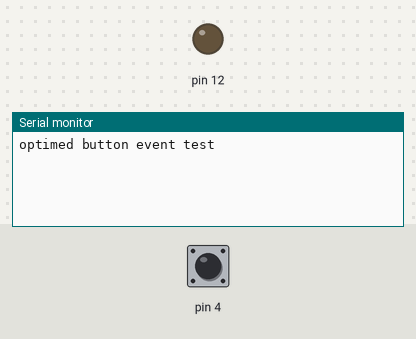
Bench run of a sketch on a simulated Arduino Uno, built with avr-gcc and run on an emulated ATmega328P. Shown: output pins drawn as LEDs (lit = HIGH), the last lines printed to the serial monitor. Inputs (shaded band) come from the test bench; at power-on: pin 4 HIGH.

Above: at 1.7 s.
1.8 s: pin 4 pulled LOW for 0.15 s
At 3.2 s:
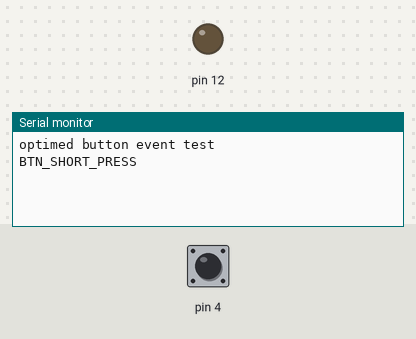
3.5 s: pin 4 pulled LOW for 1 s
At 5.8 s:
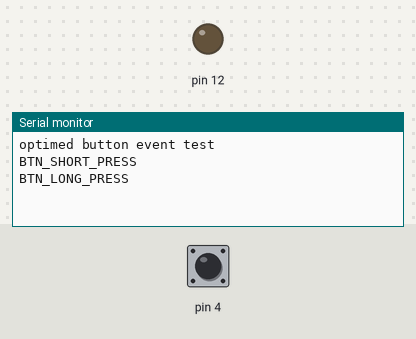
6.1 s: pin 4 driven LOW
At 7.83 s:
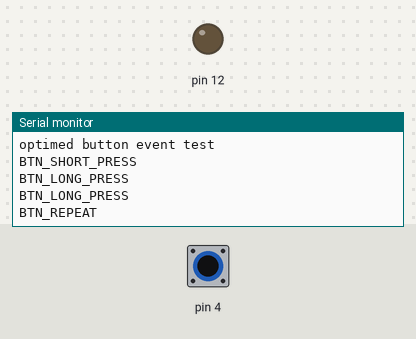

Measured:
- after the input at 1.8 s, the serial monitor: prints a new line after 0.25 s (image 1)
- after the input at 3.5 s, the serial monitor: prints a new line after 1.1 s (image 2)
- after the input at 6.1 s, the serial monitor: prints a new line after 1.6 s (image 3)

The sketch:

OpTimed.ino
```cpp
#include "src/HardwareMap.h"
#include "src/Input/PushButton.h"
#include "src/Output/Led.h"


PushButton buttonPower;
Led ledPower;

void setup() {
  // put your setup code here, to run once:
  Serial.begin(9600);
  delay(500);

  buttonPower.begin(DigitalInput::BUTTON_POWER);
  ledPower.begin(DigitalOutput::POWER_LED);

  Serial.println("optimed button event test");
}

void loop() {
  // put your main code here, to run repeatedly:
  // read button state
  buttonPower.readState();

  // update button event depent button state
  ButtonEvent event = buttonPower.update();

  // check event Button
  switch (event) {
    case BTN_LONG_PRESS:
      Serial.println("BTN_LONG_PRESS ");
      break;

    case BTN_REPEAT:
      Serial.println("BTN_REPEAT");
      break;

    case BTN_SHORT_PRESS:
      Serial.println("BTN_SHORT_PRESS");
      break;

    case BTN_NONE:
      // do nothing
      break;
  }
}
```

HardwareMap.h
```cpp
#pragma once
/*
single source of truth for every pin.
no logic here, ever, every other file includes THIS instead of
writing a raw pin number
*/
#include <stdint.h>
#include <Arduino.h>

constexpr uint8_t RTC_SQW_PIN = 2;

namespace DigitalInput {
enum Pin : uint8_t {
  BUTTON_POWER = 4,
  BUTTON_SELECT,
  BUTTON_NEXT,
  BUTTON_UP,
  BUTTON_DOWN,
};
}

namespace DigitalOutput {
enum Pin : uint8_t {
  BUZZER = 3,
  OE = 9,
  POWER_LED = 12,
};
}


namespace ShiftRegister {
enum Pin : uint8_t {
  DATA = 11,
  CLOCK = 13,
  LATCH = 10,
};
}
```

InputManager.cpp
```cpp
#include <Arduino.h>
#include <stdint.h>

#include "InputManager.h"
#include "../HardwareMap.h"

void InputManager::begin(uint8_t pin) {
  this->pin = pin;
  pinMode(this->pin, INPUT_PULLUP);
}

void InputManager::readState() {
  bool currentInputState = digitalRead(pin);

  if (currentInputState != lastInputState) {
    lastTimeStateChanged = millis();
  }

  if ((millis() - lastTimeStateChanged) > debounceTimeMs) {

    if (currentInputState != stableinputState) {
      stableinputState = currentInputState;
    }
  }
  lastInputState = currentInputState;
}

bool InputManager::isActive() const {
  return stableinputState == LOW;
}
```

InputManager.h
```cpp
#pragma once

#include <Arduino.h>
#include <stdint.h>

#include "../Config.h"
#include "../HardwareMap.h"

class InputManager {
private:
  uint8_t pin;

  bool lastInputState = HIGH;
  bool stableinputState = HIGH;

  unsigned long lastTimeStateChanged = 0;
  unsigned long debounceTimeMs = SystemTiming::DEBOUNCE_MS;

public:
  void begin(uint8_t pin);
  void readState();
  bool isActive() const;
};
```

PushButton.cpp
```cpp
#include <Arduino.h>
#include "PushButton.h"

void PushButton::begin(uint8_t pin) {
  this->input.begin(pin);

  // init first state private variable value
  wasPressed = false;
  longPressSent = false;
  repeatStarted = false;

  pressStartTime = 0;
  lastRepeatTime = 0;
}

void PushButton::readState() {
  input.readState();
}

bool PushButton::isPressed() const {
  return input.isActive();
}

ButtonEvent PushButton::update() {

  // record millis
  const unsigned long now = millis();

  // state push button
  const bool pressed = isPressed();

  // button has just been pressed.
  if (pressed && !wasPressed) {
    // record start press time
    pressStartTime = now;

    // record last repeat time
    lastRepeatTime = now;

    // this condition is not long press button event, set false
    longPressSent = false;

    // this condition is not repeat button event, set false
    repeatStarted = false;

    // this condition is button pressed, set true
    wasPressed = true;

    // return button event BTN_NONE
    return BTN_NONE;
  }

  // button is currently hold.
  if (pressed && wasPressed) {

    // record start hhold time
    const unsigned long heldTime = now - pressStartTime;

    // long press event : emit once
    if (!longPressSent && heldTime >= SystemTiming::LONGPRESS_MS) {

      // button pressed more than timing LONGPRESS_MS, set true.
      longPressSent = true;

      // this condition not repeat event, set false
      repeatStarted = false;

      // update last repeat time
      lastRepeatTime = now;

      // return ButtonEvent : BTN_LONG_PRESS
      return BTN_LONG_PRESS;
    }

    // repeat event begin after REPEAT_START_MS
    if (longPressSent) {

      // record repeat time
      const unsigned long repeatTime = now - lastRepeatTime;

      // first time repeat start event
      if (!repeatStarted) {

        // ButtonEvent Repeat is started after REPEAT_START_MS
        if (heldTime >= SystemTiming::LONGPRESS_MS + SystemTiming::REPEAT_START_MS) {

          // this condition repeat, set true
          repeatStarted = true;

          // update last repeat time
          lastRepeatTime = now;

          // return ButtonEvent : BTN_REPEAT
          return BTN_REPEAT;
        }

        // condition for continuous repeat after REPEAT_INTERVAL_MS
      } else if (repeatTime >= SystemTiming::REPEAT_INTERVAL_MS) {

        // update repeat time
        lastRepeatTime = now;

        // return ButtonEvent : BTN_REPEAT
        return BTN_REPEAT;
      }
    }

    // return ButtonEvent : BTN_NONE
    return BTN_NONE;
  }

  // button has just been released
  if (!pressed && wasPressed) {

    // record held time
    const unsigned long heldTime = now - pressStartTime;

    // update state for button is released
    wasPressed = false;

    // if long press was already emitted, don't generate a short press
    if (longPressSent) {

      // long press state, set false
      longPressSent = false;

      // repeat state , set false
      repeatStarted = false;

      // ButtonEvent : BTN_NONE
      return BTN_NONE;
    }

    // release before long-press threshold
    if (heldTime < SystemTiming::LONGPRESS_MS) {

      // ButtonEvent:BTN_SHORT_PRESS
      return BTN_SHORT_PRESS;
    }

    // ButtonEvent :BTN_NONE
    return BTN_NONE;
  }

  // ButtonEvent : BTN_NONE
  return BTN_NONE;
}
```

PushButton.h
```cpp
#pragma once

#include <Arduino.h>

#include "InputManager.h"
#include "../HardwareMap.h"

enum ButtonEvent : uint8_t {
  BTN_NONE = 0,
  BTN_SHORT_PRESS,
  BTN_LONG_PRESS,
  BTN_REPEAT
};

class PushButton {
private:
  InputManager input;

  bool wasPressed = false;
  bool longPressSent = false;
  bool repeatStarted = false;

  unsigned long pressStartTime = 0;
  unsigned long lastRepeatTime = 0;
public:
  void begin(uint8_t pin);
  void readState();
  bool isPressed() const;
  ButtonEvent update();
};
```

Buzzer.cpp
```cpp

```

Led.cpp
```cpp
#include "Led.h"
#include <Arduino.h>
void Led::begin(uint8_t pin) {
  _pin = pin;
  pinMode(_pin, OUTPUT);
  digitalWrite(_pin, LOW);
}

void Led::on() {
  _state = true;
  digitalWrite(_pin, _state);
}

void Led::off() {
  _state = false;
  digitalWrite(_pin, _state);
}

bool Led::getState() const {
  return _state;
}
```

Led.h
```cpp
#pragma once

#include <Arduino.h>

class Led {
private:
  uint8_t _pin;
  bool _state = false;
public:
  void begin(uint8_t pin);
  void on();
  void off();
  bool getState() const;
};
```

DateTime.cpp
```cpp
#include "DateTime.h"

bool isLeapYear(uint16_t year) {
  if ((year % 400) == 0) {
    return true;
  }

  if ((year % 100) == 0) {
    return false;
  }

  return (year % 4) == 0;
}

uint8_t daysInMonth(uint16_t year, uint8_t month) {
  switch (month) {
    case 1:
      return 31;

    case 2:
      return isLeapYear(year) ? 29 : 28;

    case 3:
      return 31;

    case 4:
      return 30;

    case 5:
      return 31;

    case 6:
      return 30;

    case 7:
      return 31;

    case 8:
      return 31;

    case 9:
      return 30;

    case 10:
      return 31;

    case 11:
      return 30;

    case 12:
      return 31;

    default:
      return 0;
  }
}

bool isValidDateTime(const DateTime &dateTime) {

  // support 2000-2099 years
  if (dateTime.year < 2000 || dateTime.year > 2099) {
    return false;
  }

  // check valid month
  if (dateTime.month < 1 || dateTime.month > 12) {
    return false;
  }


  const uint8_t maxDay = daysInMonth(
    dateTime.year,
    dateTime.month);

  // check valid days
  if (dateTime.day < 1 || dateTime.day > maxDay) {
    return false;
  }

  // check valid hours
  if (dateTime.hour > 23) {
    return false;
  }

  // check valid minutes
  if (dateTime.minute > 59) {
    return false;
  }

  // check valid seconds
  if (dateTime.second > 59) {
    return false;
  }

  // all status DS3231 is valid
  return true;
}

bool DateTime::isValid()const{
  return isValidDateTime(*this);
}
```

DateTime.h
```cpp
#pragma once

#include <Arduino.h>
#include <stdint.h>

struct DateTime {
  uint16_t year;
  uint8_t month;
  uint8_t day;
  uint8_t hour;
  uint8_t minute;
  uint8_t second;

  bool isValid() const;
};

bool isLeapYear(uint16_t year);
uint8_t daysInMonth(uint16_t year, uint8_t month);
bool isValidDateTime(const DateTime &dateTime);
```

Config.h
```cpp
#pragma once

#define I2C_PIN_SDA A4
#define I2C_PIN_SCL A5

/*
system timing using millis()
e.g. debounce, event, blink, and other timing
this timing not use for timing reference for
clock, stopwatch, countdown
*/
namespace SystemTiming {
// input deboucne timing
constexpr uint16_t DEBOUNCE_MS = 100;
// input longpress event timing
constexpr uint16_t LONGPRESS_MS = 1000;
// repeat event start timing
constexpr uint16_t REPEAT_START_MS = 500;
// repeat interval timing
constexpr uint16_t REPEAT_INTERVAL_MS = 150;
// blink timing
constexpr uint16_t BLINK_MS = 500;
}
```
